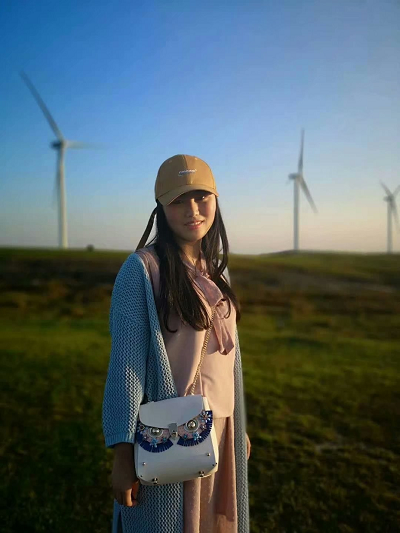
#> input picture blog40-ImageSegmentation/nv.png, 400 x 533 px, found by its file name
$ python blog33_07_guang.py
#> lines starting #> are read from the running program, lines starting #| are printed output that depends on the picture
#coding:utf-8
#By:Eastmount CSDN 2020-12-22
import cv2
import math
import numpy as np

#读取原始图像
img = cv2.imread('nv.png')
#> img is the input picture: shape (533, 400, 3); mean B, G, R 102.8, 99, 83.8

#获取图像行和列
rows, cols = img.shape[:2]
#> rows = 533; cols = 400

#设置中心点
centerX = rows / 2
#> centerX = 266.5
centerY = cols / 2
#> centerY = 200
print(centerX, centerY)
#| 266.5 200.0
radius = min(centerX, centerY)
#> radius = 200
print(radius)
#| 200.0

#设置光照强度
strength = 200

#新建目标图像
dst = np.zeros((rows, cols, 3), dtype="uint8")

#图像光照特效
for i in range(rows):
    for j in range(cols):
        #计算当前点到光照中心的距离(平面坐标系中两点之间的距离)
        distance = math.pow((centerY-j), 2) + math.pow((centerX-i), 2)
        #获取原始图像
        B =  img[i,j][0]
        G =  img[i,j][1]
        R = img[i,j][2]
        if (distance < radius * radius):
            #按照距离大小计算增强的光照值
            result = (int)(strength*( 1.0 - math.sqrt(distance) / radius ))
            B = img[i,j][0] + result
            G = img[i,j][1] + result
            R = img[i,j][2] + result
            #判断边界 防止越界
            B = min(255, max(0, B))
            G = min(255, max(0, G))
            R = min(255, max(0, R))
            dst[i,j] = np.uint8((B, G, R))
        else:
            dst[i,j] = np.uint8((B, G, R))
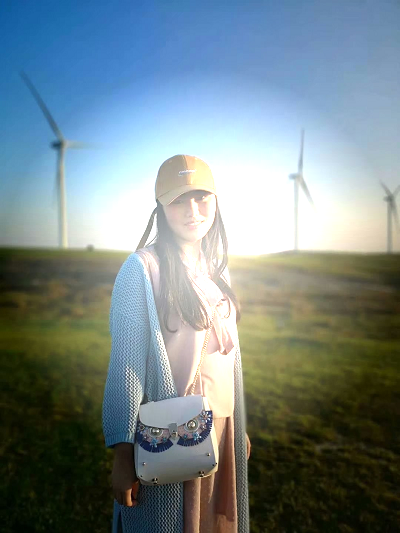
#> dst: shape (533, 400, 3); mean B, G, R 137.9, 134.7, 118.8

#显示图像
cv2.imshow('src', img)
cv2.imshow('dst', dst)

cv2.waitKey()
cv2.destroyAllWindows()

$ run again, with blog40-ImageSegmentation/hua.png copied over blog40-ImageSegmentation/nv.png
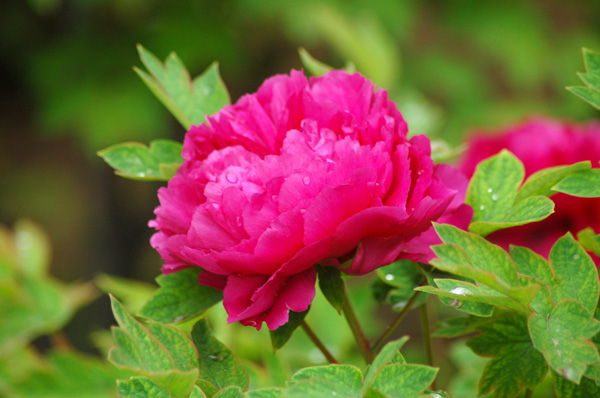
#> input picture blog40-ImageSegmentation/hua.png, 600 x 398 px, found by its file name
#> img is the input picture: shape (398, 600, 3); mean B, G, R 56.8, 94.7, 121.2
#| 199.0 300.0
#| 199.0
#> after the loop `for i in range(rows):`:
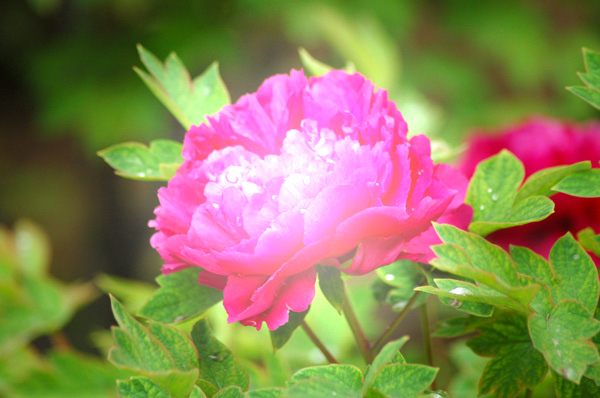
#> dst: shape (398, 600, 3); mean B, G, R 87.7, 129, 139.4

$ run again, with blog40-ImageSegmentation/scenery.png copied over blog40-ImageSegmentation/nv.png
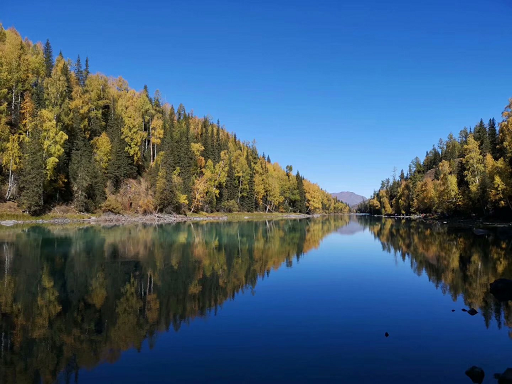
#> input picture blog40-ImageSegmentation/scenery.png, 512 x 384 px, found by its file name
#> img is the input picture: shape (384, 512, 3); mean B, G, R 117.2, 91.6, 64.3
#| 192.0 256.0
#| 192.0
#> after the loop `for i in range(rows):`:
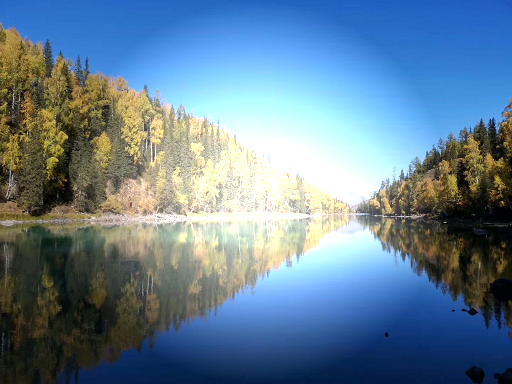
#> dst: shape (384, 512, 3); mean B, G, R 147.7, 127.5, 101.3
